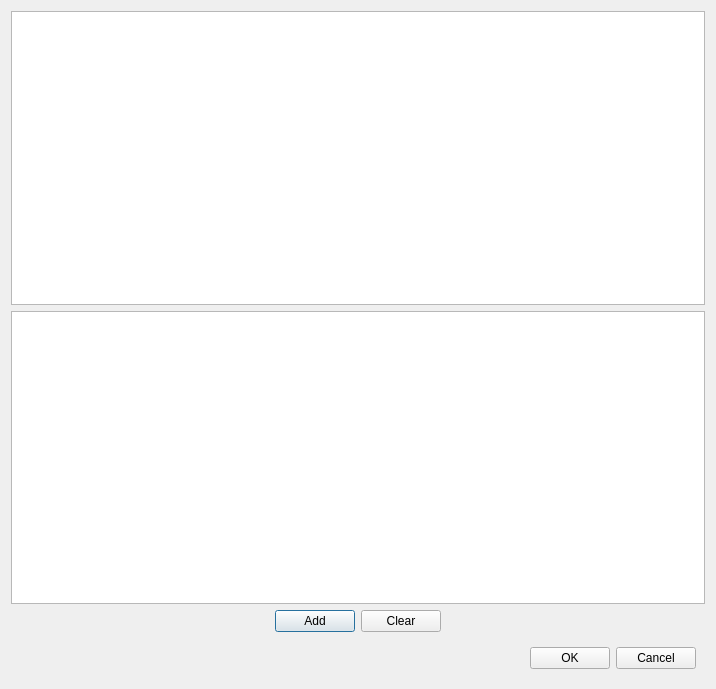
<?xml version="1.0" encoding="UTF-8"?>
<ui version="4.0">
 <class>DistributionAndReactionsDialog</class>
 <widget class="QDialog" name="DistributionAndReactionsDialog">
  <property name="windowModality">
   <enum>Qt::ApplicationModal</enum>
  </property>
  <property name="geometry">
   <rect>
    <x>0</x>
    <y>0</y>
    <width>716</width>
    <height>689</height>
   </rect>
  </property>
  <property name="windowTitle">
   <string>Disc distribution</string>
  </property>
  <layout class="QVBoxLayout" name="verticalLayout">
   <item>
    <widget class="QTableView" name="discDistributionTableView"/>
   </item>
   <item>
    <widget class="QTableView" name="reactionsTableView"/>
   </item>
   <item alignment="Qt::AlignHCenter">
    <widget class="QWidget" name="widget" native="true">
     <layout class="QHBoxLayout" name="horizontalLayout">
      <property name="topMargin">
       <number>0</number>
      </property>
      <property name="bottomMargin">
       <number>0</number>
      </property>
      <item>
       <widget class="QPushButton" name="addPushButton">
        <property name="maximumSize">
         <size>
          <width>150</width>
          <height>16777215</height>
         </size>
        </property>
        <property name="text">
         <string>Add</string>
        </property>
       </widget>
      </item>
      <item>
       <widget class="QPushButton" name="clearPushButton">
        <property name="text">
         <string>Clear</string>
        </property>
       </widget>
      </item>
     </layout>
    </widget>
   </item>
   <item alignment="Qt::AlignRight">
    <widget class="QWidget" name="widget_2" native="true">
     <layout class="QHBoxLayout" name="horizontalLayout_2">
      <item>
       <widget class="QPushButton" name="okPushButton">
        <property name="text">
         <string>OK</string>
        </property>
       </widget>
      </item>
      <item>
       <widget class="QPushButton" name="cancelPushButton">
        <property name="text">
         <string>Cancel</string>
        </property>
       </widget>
      </item>
     </layout>
    </widget>
   </item>
  </layout>
 </widget>
 <resources/>
 <connections/>
</ui>
